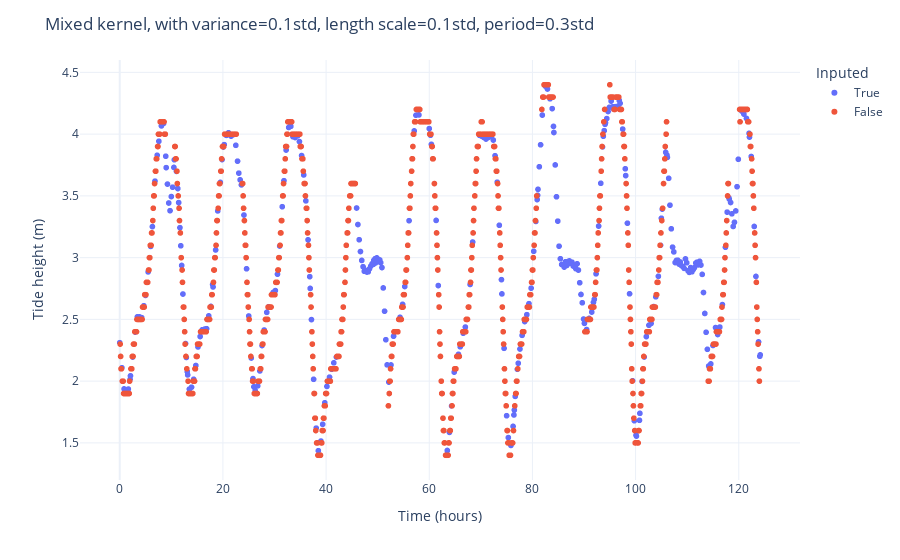

The notebook cell saved with this chart:
### Code cell
fig = px.scatter(data, x='Time (hours)', y='Tide height (m)', color='Inputed', template='plotly_white')
fig.update_layout(title='Mixed kernel, with variance=0.1std, length scale=0.1std, period=0.3std', ).show()

print(f'{logp=}')

### Figure 1 — Plotly figure (JSON) as saved in the notebook; plotly's stock layout.template omitted (floating-point values rounded to 4 significant figures; data arrays with more than 128 entries replaced by an {"elided": "..."} marker saying what was removed)
{"data": [{"hovertemplate": "Inputed=True<br>Time (hours)=%{x}<br>Tide height (m)=%{y}<extra></extra>", "legendgroup": "True", "marker": {"color": "#636efa", "symbol": "circle"}, "mode": "markers", "name": "True", "showlegend": true, "type": "scattergl", "x": {"elided": "341 float values"}, "xaxis": "x", "y": {"elided": "341 float values"}, "yaxis": "y"}, {"hovertemplate": "Inputed=False<br>Time (hours)=%{x}<br>Tide height (m)=%{y}<extra></extra>", "legendgroup": "False", "marker": {"color": "#EF553B", "symbol": "circle"}, "mode": "markers", "name": "False", "showlegend": true, "type": "scattergl", "x": {"elided": "916 float values"}, "xaxis": "x", "y": {"elided": "916 float values"}, "yaxis": "y"}], "layout": {"legend": {"title": {"text": "Inputed"}, "tracegroupgap": 0}, "margin": {"t": 60}, "title": {"text": "Mixed kernel, with variance=0.1std, length scale=0.1std, period=0.3std"}, "xaxis": {"anchor": "y", "domain": [0, 1], "title": {"text": "Time (hours)"}}, "yaxis": {"anchor": "x", "domain": [0, 1], "title": {"text": "Tide height (m)"}}}}
